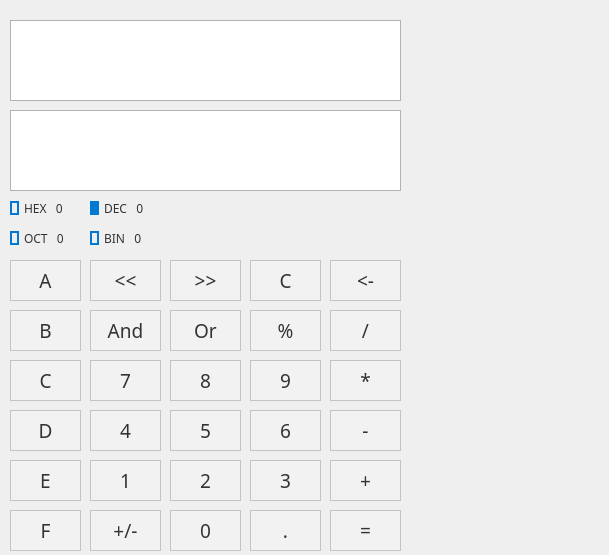
<?xml version="1.0" encoding="UTF-8"?>
<ui version="4.0">
 <class>chengxuyuan</class>
 <widget class="QWidget" name="chengxuyuan">
  <property name="geometry">
   <rect>
    <x>0</x>
    <y>0</y>
    <width>609</width>
    <height>555</height>
   </rect>
  </property>
  <property name="maximumSize">
   <size>
    <width>1000</width>
    <height>10000</height>
   </size>
  </property>
  <property name="font">
   <font>
    <family>宋体</family>
    <italic>false</italic>
    <bold>false</bold>
   </font>
  </property>
  <property name="windowTitle">
   <string>拉胯计算器</string>
  </property>
  <property name="styleSheet">
   <string notr="true">QPushButton {
    background-color: #F2F2F2; /* 设置背景颜色 */
    border: 1px solid #C3C3C3; /* 设置边框颜色 */
    padding: 8px 16px; /* 调整内边距 */
    font-family: &quot;Segoe UI&quot;, Arial, sans-serif; /* 使用Windows计算器常见的字体 */
    font-size: 14pt; /* 设置字体大小 */
    color: #333333; /* 设置文本颜色 */
}

QPushButton:hover {
    background-color: #E6E6E6; /* 鼠标悬停时设置背景颜色 */
}

QPushButton:pressed {
    background-color: #D9D9D9; /* 按下时设置背景颜色 */
}

QPushButton:disabled {
    background-color: #F2F2F2; /* 禁用时设置背景颜色 */
    color: #B2B2B2; /* 禁用时设置文本颜色 */
}



QRadioButton {
    spacing: 5px; /* 调整文本和选择框之间的间距 */
    color: #333333; /* 设置文本颜色 */
}

QRadioButton::indicator {
    width: 5px; /* 设置选择框的宽度 */
    height: 5rgb(240, 240, 240)px; /* 设置选择框的高度 */
    border: 2px solid #0078D4; /* 设置选择框的边框颜色 */
}

QRadioButton::indicator:checked {
    background-color: #0078D4; /* 设置选中时的背景颜色 */
    border: 2px solid #0078D4; /* 设置选中时的边框颜色 */
}

QRadioButton:hover {
    color: #0078D4; /* 鼠标悬停时设置文本颜色 */
}

</string>
  </property>
  <widget class="QWidget" name="centralWidget" native="true">
   <property name="geometry">
    <rect>
     <x>0</x>
     <y>-10</y>
     <width>411</width>
     <height>571</height>
    </rect>
   </property>
   <widget class="QPushButton" name="pushButton">
    <property name="geometry">
     <rect>
      <x>90</x>
      <y>470</y>
      <width>71</width>
      <height>41</height>
     </rect>
    </property>
    <property name="text">
     <string>1</string>
    </property>
   </widget>
   <widget class="QPushButton" name="pushButton_2">
    <property name="geometry">
     <rect>
      <x>170</x>
      <y>470</y>
      <width>71</width>
      <height>41</height>
     </rect>
    </property>
    <property name="text">
     <string>2</string>
    </property>
   </widget>
   <widget class="QPushButton" name="pushButton_3">
    <property name="geometry">
     <rect>
      <x>250</x>
      <y>470</y>
      <width>71</width>
      <height>41</height>
     </rect>
    </property>
    <property name="text">
     <string>3</string>
    </property>
   </widget>
   <widget class="QPushButton" name="pushButton_4">
    <property name="geometry">
     <rect>
      <x>90</x>
      <y>420</y>
      <width>71</width>
      <height>41</height>
     </rect>
    </property>
    <property name="text">
     <string>4</string>
    </property>
   </widget>
   <widget class="QPushButton" name="pushButton_5">
    <property name="geometry">
     <rect>
      <x>170</x>
      <y>420</y>
      <width>71</width>
      <height>41</height>
     </rect>
    </property>
    <property name="text">
     <string>5</string>
    </property>
   </widget>
   <widget class="QPushButton" name="pushButton_6">
    <property name="geometry">
     <rect>
      <x>250</x>
      <y>420</y>
      <width>71</width>
      <height>41</height>
     </rect>
    </property>
    <property name="text">
     <string>6</string>
    </property>
   </widget>
   <widget class="QPushButton" name="pushButton_7">
    <property name="geometry">
     <rect>
      <x>90</x>
      <y>370</y>
      <width>71</width>
      <height>41</height>
     </rect>
    </property>
    <property name="text">
     <string>7</string>
    </property>
   </widget>
   <widget class="QPushButton" name="pushButton_8">
    <property name="geometry">
     <rect>
      <x>170</x>
      <y>370</y>
      <width>71</width>
      <height>41</height>
     </rect>
    </property>
    <property name="text">
     <string>8</string>
    </property>
   </widget>
   <widget class="QPushButton" name="pushButton_9">
    <property name="geometry">
     <rect>
      <x>250</x>
      <y>370</y>
      <width>71</width>
      <height>41</height>
     </rect>
    </property>
    <property name="text">
     <string>9</string>
    </property>
   </widget>
   <widget class="QPushButton" name="pushButton_10">
    <property name="geometry">
     <rect>
      <x>330</x>
      <y>470</y>
      <width>71</width>
      <height>41</height>
     </rect>
    </property>
    <property name="text">
     <string>+</string>
    </property>
   </widget>
   <widget class="QPushButton" name="pushButton_11">
    <property name="geometry">
     <rect>
      <x>330</x>
      <y>420</y>
      <width>71</width>
      <height>41</height>
     </rect>
    </property>
    <property name="text">
     <string>-</string>
    </property>
   </widget>
   <widget class="QPushButton" name="pushButton_12">
    <property name="geometry">
     <rect>
      <x>170</x>
      <y>520</y>
      <width>71</width>
      <height>41</height>
     </rect>
    </property>
    <property name="text">
     <string>0</string>
    </property>
   </widget>
   <widget class="QPushButton" name="pushButton_13">
    <property name="geometry">
     <rect>
      <x>330</x>
      <y>370</y>
      <width>71</width>
      <height>41</height>
     </rect>
    </property>
    <property name="text">
     <string>*</string>
    </property>
   </widget>
   <widget class="QPushButton" name="pushButton_14">
    <property name="geometry">
     <rect>
      <x>330</x>
      <y>320</y>
      <width>71</width>
      <height>41</height>
     </rect>
    </property>
    <property name="text">
     <string>/</string>
    </property>
   </widget>
   <widget class="QPushButton" name="pushButton_15">
    <property name="geometry">
     <rect>
      <x>250</x>
      <y>520</y>
      <width>71</width>
      <height>41</height>
     </rect>
    </property>
    <property name="text">
     <string>.</string>
    </property>
    <property name="checkable">
     <bool>false</bool>
    </property>
   </widget>
   <widget class="QPushButton" name="pushButton_16">
    <property name="geometry">
     <rect>
      <x>330</x>
      <y>270</y>
      <width>71</width>
      <height>41</height>
     </rect>
    </property>
    <property name="text">
     <string>&lt;-</string>
    </property>
   </widget>
   <widget class="QPushButton" name="pushButton_17">
    <property name="geometry">
     <rect>
      <x>250</x>
      <y>270</y>
      <width>71</width>
      <height>41</height>
     </rect>
    </property>
    <property name="text">
     <string>C</string>
    </property>
   </widget>
   <widget class="QPushButton" name="pushButton_18">
    <property name="geometry">
     <rect>
      <x>330</x>
      <y>520</y>
      <width>71</width>
      <height>41</height>
     </rect>
    </property>
    <property name="text">
     <string>=</string>
    </property>
   </widget>
   <widget class="QTextBrowser" name="textBrowser">
    <property name="geometry">
     <rect>
      <x>10</x>
      <y>120</y>
      <width>391</width>
      <height>81</height>
     </rect>
    </property>
    <property name="font">
     <font>
      <family>微软雅黑</family>
      <pointsize>20</pointsize>
      <italic>false</italic>
      <bold>false</bold>
     </font>
    </property>
    <property name="styleSheet">
     <string notr="true">QTextBrowser {
    background-color: white; 
    border: 1px solid #B2B2B2; 
    padding: px; 
    font-family: &quot;微软雅黑&quot;, Arial, sans-serif; 
    font-size: 20pt; 
    color: black;
}

QTextBrowser::hover {
    background-color: #F0F0F0; 
}

QTextBrowser::focus {
    border: 2px solid #0078D4; 
}
</string>
    </property>
    <property name="documentTitle">
     <string/>
    </property>
    <property name="readOnly">
     <bool>true</bool>
    </property>
    <property name="html">
     <string>&lt;!DOCTYPE HTML PUBLIC &quot;-//W3C//DTD HTML 4.0//EN&quot; &quot;http://www.w3.org/TR/REC-html40/strict.dtd&quot;&gt;
&lt;html&gt;&lt;head&gt;&lt;meta name=&quot;qrichtext&quot; content=&quot;1&quot; /&gt;&lt;meta charset=&quot;utf-8&quot; /&gt;&lt;style type=&quot;text/css&quot;&gt;
p, li { white-space: pre-wrap; }
hr { height: 1px; border-width: 0; }
li.unchecked::marker { content: &quot;\2610&quot;; }
li.checked::marker { content: &quot;\2612&quot;; }
&lt;/style&gt;&lt;/head&gt;&lt;body style=&quot; font-family:'微软雅黑','Arial','sans-serif'; font-size:20pt; font-weight:400; font-style:normal;&quot;&gt;
&lt;p style=&quot;-qt-paragraph-type:empty; margin-top:0px; margin-bottom:0px; margin-left:0px; margin-right:0px; -qt-block-indent:0; text-indent:0px; font-family:'SimSun'; font-size:9pt;&quot;&gt;&lt;br /&gt;&lt;/p&gt;&lt;/body&gt;&lt;/html&gt;</string>
    </property>
    <property name="placeholderText">
     <string/>
    </property>
   </widget>
   <widget class="QPushButton" name="pushButton_22">
    <property name="geometry">
     <rect>
      <x>250</x>
      <y>320</y>
      <width>71</width>
      <height>41</height>
     </rect>
    </property>
    <property name="text">
     <string>%</string>
    </property>
   </widget>
   <widget class="QPushButton" name="pushButton_24">
    <property name="geometry">
     <rect>
      <x>90</x>
      <y>520</y>
      <width>71</width>
      <height>41</height>
     </rect>
    </property>
    <property name="text">
     <string>+/-</string>
    </property>
   </widget>
   <widget class="QTextBrowser" name="textBrowser_2">
    <property name="geometry">
     <rect>
      <x>10</x>
      <y>30</y>
      <width>391</width>
      <height>81</height>
     </rect>
    </property>
    <property name="font">
     <font>
      <family>微软雅黑</family>
      <pointsize>20</pointsize>
      <italic>false</italic>
      <bold>false</bold>
     </font>
    </property>
    <property name="styleSheet">
     <string notr="true">QTextBrowser {
    background-color: white; 
    border: 1px solid #B2B2B2; 
    padding: px; 
    font-family: &quot;微软雅黑&quot;, Arial, sans-serif; 
    font-size: 20pt; 
    color: black;
}

QTextBrowser::hover {
    background-color: #F0F0F0; 
}

QTextBrowser::focus {
    border: 2px solid #0078D4; 
}
</string>
    </property>
    <property name="documentTitle">
     <string/>
    </property>
    <property name="readOnly">
     <bool>true</bool>
    </property>
    <property name="html">
     <string>&lt;!DOCTYPE HTML PUBLIC &quot;-//W3C//DTD HTML 4.0//EN&quot; &quot;http://www.w3.org/TR/REC-html40/strict.dtd&quot;&gt;
&lt;html&gt;&lt;head&gt;&lt;meta name=&quot;qrichtext&quot; content=&quot;1&quot; /&gt;&lt;meta charset=&quot;utf-8&quot; /&gt;&lt;style type=&quot;text/css&quot;&gt;
p, li { white-space: pre-wrap; }
hr { height: 1px; border-width: 0; }
li.unchecked::marker { content: &quot;\2610&quot;; }
li.checked::marker { content: &quot;\2612&quot;; }
&lt;/style&gt;&lt;/head&gt;&lt;body style=&quot; font-family:'微软雅黑','Arial','sans-serif'; font-size:20pt; font-weight:400; font-style:normal;&quot;&gt;
&lt;p style=&quot;-qt-paragraph-type:empty; margin-top:0px; margin-bottom:0px; margin-left:0px; margin-right:0px; -qt-block-indent:0; text-indent:0px; font-family:'SimSun'; font-size:9pt;&quot;&gt;&lt;br /&gt;&lt;/p&gt;&lt;/body&gt;&lt;/html&gt;</string>
    </property>
    <property name="placeholderText">
     <string/>
    </property>
   </widget>
   <widget class="QPushButton" name="pushButton_19">
    <property name="geometry">
     <rect>
      <x>10</x>
      <y>270</y>
      <width>71</width>
      <height>41</height>
     </rect>
    </property>
    <property name="text">
     <string>A</string>
    </property>
   </widget>
   <widget class="QPushButton" name="pushButton_20">
    <property name="geometry">
     <rect>
      <x>10</x>
      <y>320</y>
      <width>71</width>
      <height>41</height>
     </rect>
    </property>
    <property name="text">
     <string>B</string>
    </property>
   </widget>
   <widget class="QPushButton" name="pushButton_21">
    <property name="geometry">
     <rect>
      <x>10</x>
      <y>370</y>
      <width>71</width>
      <height>41</height>
     </rect>
    </property>
    <property name="text">
     <string>C</string>
    </property>
   </widget>
   <widget class="QPushButton" name="pushButton_23">
    <property name="geometry">
     <rect>
      <x>10</x>
      <y>420</y>
      <width>71</width>
      <height>41</height>
     </rect>
    </property>
    <property name="text">
     <string>D</string>
    </property>
   </widget>
   <widget class="QPushButton" name="pushButton_25">
    <property name="geometry">
     <rect>
      <x>10</x>
      <y>470</y>
      <width>71</width>
      <height>41</height>
     </rect>
    </property>
    <property name="text">
     <string>E</string>
    </property>
   </widget>
   <widget class="QPushButton" name="pushButton_26">
    <property name="geometry">
     <rect>
      <x>10</x>
      <y>520</y>
      <width>71</width>
      <height>41</height>
     </rect>
    </property>
    <property name="text">
     <string>F</string>
    </property>
   </widget>
   <widget class="QPushButton" name="pushButton_27">
    <property name="geometry">
     <rect>
      <x>90</x>
      <y>270</y>
      <width>71</width>
      <height>41</height>
     </rect>
    </property>
    <property name="text">
     <string>&lt;&lt;</string>
    </property>
   </widget>
   <widget class="QPushButton" name="pushButton_28">
    <property name="geometry">
     <rect>
      <x>170</x>
      <y>270</y>
      <width>71</width>
      <height>41</height>
     </rect>
    </property>
    <property name="text">
     <string>&gt;&gt;</string>
    </property>
   </widget>
   <widget class="QPushButton" name="pushButton_29">
    <property name="geometry">
     <rect>
      <x>90</x>
      <y>320</y>
      <width>71</width>
      <height>41</height>
     </rect>
    </property>
    <property name="text">
     <string>And</string>
    </property>
   </widget>
   <widget class="QPushButton" name="pushButton_30">
    <property name="geometry">
     <rect>
      <x>170</x>
      <y>320</y>
      <width>71</width>
      <height>41</height>
     </rect>
    </property>
    <property name="text">
     <string>Or</string>
    </property>
   </widget>
   <widget class="QRadioButton" name="radioButton">
    <property name="geometry">
     <rect>
      <x>10</x>
      <y>210</y>
      <width>71</width>
      <height>16</height>
     </rect>
    </property>
    <property name="text">
     <string>HEX   0</string>
    </property>
   </widget>
   <widget class="QRadioButton" name="radioButton_2">
    <property name="geometry">
     <rect>
      <x>90</x>
      <y>210</y>
      <width>71</width>
      <height>16</height>
     </rect>
    </property>
    <property name="text">
     <string>DEC   0</string>
    </property>
    <property name="checked">
     <bool>true</bool>
    </property>
   </widget>
   <widget class="QRadioButton" name="radioButton_3">
    <property name="geometry">
     <rect>
      <x>10</x>
      <y>240</y>
      <width>71</width>
      <height>16</height>
     </rect>
    </property>
    <property name="text">
     <string>OCT   0</string>
    </property>
   </widget>
   <widget class="QRadioButton" name="radioButton_4">
    <property name="geometry">
     <rect>
      <x>90</x>
      <y>240</y>
      <width>71</width>
      <height>16</height>
     </rect>
    </property>
    <property name="text">
     <string>BIN   0</string>
    </property>
   </widget>
  </widget>
 </widget>
 <layoutdefault spacing="6" margin="11"/>
 <resources/>
 <connections/>
</ui>
